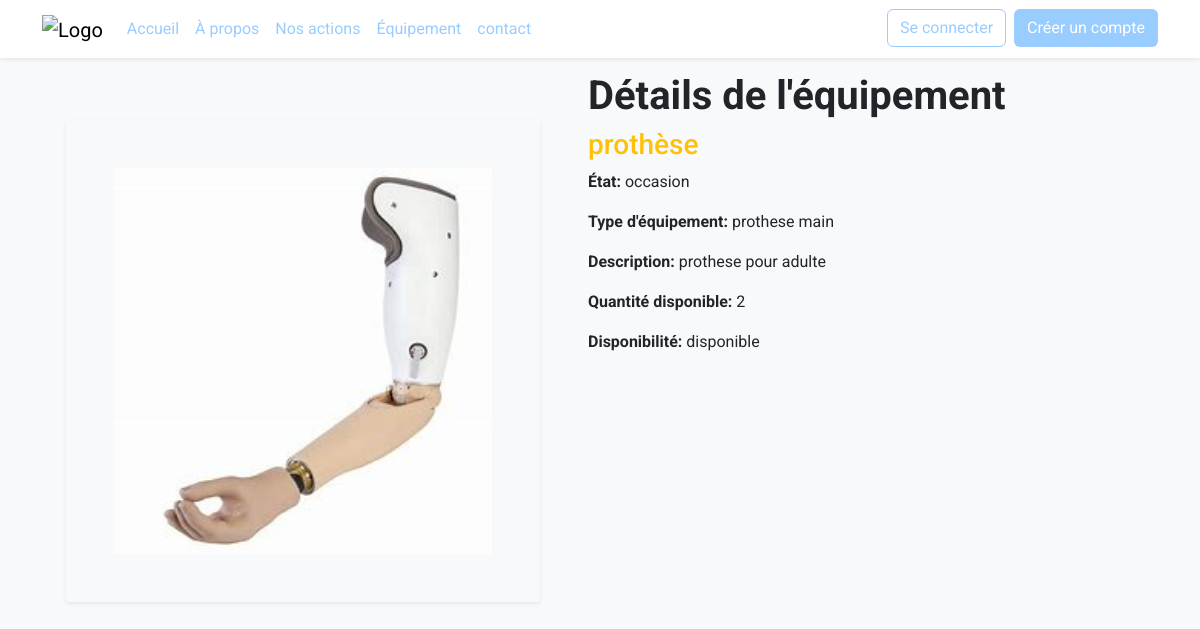
/front_office/equipmentDetails.php?id=2, run on the app's committed database.
### tables this page shows
CREATE TABLE `dons_equipment` (
  `id_equipment` int(11) NOT NULL,
  `id_donateur` int(11) NOT NULL,
  `quantite` int(11) NOT NULL,
  `type_equipment` varchar(255) NOT NULL,
  `image_path` varchar(255) DEFAULT NULL,
  `description` text DEFAULT NULL,
  `etat` enum('neuf','occasion') NOT NULL,
  `disponabilite` enum('disponible','indisponible') NOT NULL DEFAULT 'disponible',
  `date_don` date NOT NULL,
  `name` varchar(50) DEFAULT NULL,
  `approve` enum('oui','non') DEFAULT 'non'
);

### front_office/equipmentDetails.php (the view, shortened to what this page needs)
<?php
include 'db.php';
if (isset($_GET['id'])) {
    $equipment_id = mysqli_real_escape_string($conn, $_GET['id']);
    $query = "SELECT * FROM dons_equipment WHERE id_equipment = '$equipment_id' AND approve = 'oui'";
    $result = mysqli_query($conn, $query);
    $row = mysqli_fetch_assoc($result);
} else {
    die("Aucun identifiant d'équipement spécifié.");
}
?>
<!DOCTYPE html>
<html lang="fr">
<head>
    <link href="https://cdn.jsdelivr.net/npm/bootstrap@5.3.3/dist/css/bootstrap.min.css" rel="stylesheet">
    <link rel="stylesheet" href="https://cdnjs.cloudflare.com/ajax/libs/font-awesome/6.0.0-beta3/css/all.min.css">
    <link rel="stylesheet" href="../assets/css/style.css">
</head>
<body class="bg-light">
<?php include 'header.php'; ?>
<div class="container mt-5 pt-4">
    <div class="row">
        <div class="col-md-6 row align-items-center text-center  p-5">
            <?php if (!empty($row['image_path'])): ?>
                <img src="<?= htmlspecialchars($row['image_path']); ?>" class="img-fluid rounded-1 shadow-sm p-5 " alt="<?= htmlspecialchars($row['name']); ?>">
            <?php else: ?>
                <img src="default.jpg" class="img-fluid rounded-3 shadow-sm" alt="Pas d'image disponible">
            <?php endif; ?>
        </div>
        <div class="col-md-6">
            <h1 class="fw-bold">Détails de l'équipement</h1>
            <h3 class="text-warning"><?= htmlspecialchars($row['name']); ?></h3>
            <p><strong>État:</strong> <?= htmlspecialchars($row['etat']); ?></p>
            <p><strong>Type d'équipement:</strong> <?= htmlspecialchars($row['type_equipment']); ?></p>
            <p><strong>Description:</strong> <?= nl2br(htmlspecialchars($row['description'])); ?></p>
            <p><strong>Quantité disponible:</strong> <?= htmlspecialchars($row['quantite']); ?></p>
            <p><strong>Disponibilité:</strong> <?= htmlspecialchars($row['disponabilite']); ?></p>
        </div>
    </div>
</div>
</body>
</html>

### assets/css/style.css (style rules this page uses)
body { font-family: 'Roboto', sans-serif; }

### data on the page
dons_equipment: image_path (picture), name "prothèse", etat "occasion", type_equipment "prothese main", description "prothese pour adulte", quantite "2", disponabilite "disponible"
